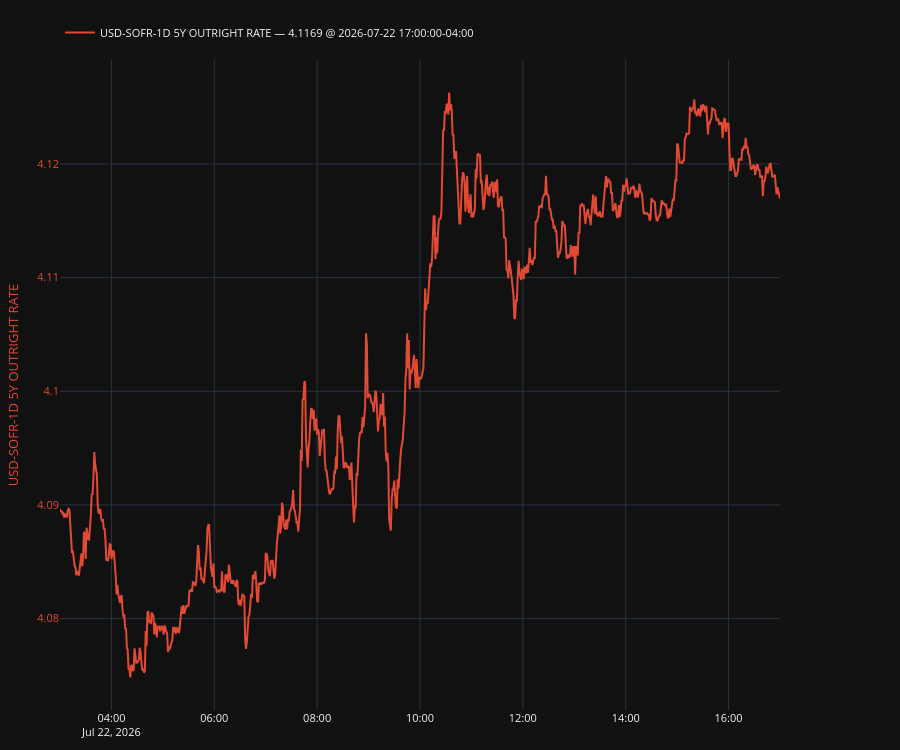

This figure's notebook cell:
### Markdown cell above
### One curve, one day, every published minute

The grid is ~12 hours of 1-minute bars per curve per day, in the curve's own local
session.

### Code cell
day = datetime.date(2026, 7, 22)
minutes = ts.get_timeseries(
    start=NYC_tz.localize(datetime.datetime.combine(day, datetime.time(3, 0))),
    end=NYC_tz.localize(datetime.datetime.combine(day, datetime.time(17, 0))),
    queries=[UnifiedQuery(curve="USD-SOFR-1D", tenor="5Y",
                          value=UnifiedValue.IRS_RATE)],
    freq="1min",
    routers={"IRS": irs_tb},
    ignore_cache_miss=True,
)
print(f"{len(minutes)} minute observations")
display(minutes.describe())
display(minutes)

plot, fig, ax, ax2, legend = make_secondary_axis_plot(engine="plotly")
plot(minutes["USD-SOFR-1D 5Y OUTRIGHT RATE"], which="left")
legend(valfmt="{:.4f}", show_date=True)

### Figure 1 — Plotly figure (JSON) as saved in the notebook; plotly's stock layout.template omitted (floating-point values rounded to 4 significant figures; data arrays with more than 128 entries replaced by an {"elided": "..."} marker saying what was removed)
{"data": [{"line": {"color": "#E24A33"}, "mode": "lines", "name": "USD-SOFR-1D 5Y OUTRIGHT RATE — 4.1169 @ 2026-07-22 17:00:00-04:00", "showlegend": true, "type": "scatter", "x": {"elided": "841 str values"}, "y": {"elided": "841 float values"}, "yaxis": "y"}], "layout": {"font": {"size": 11}, "height": 750, "legend": {"orientation": "h", "x": 0.0, "xanchor": "left", "y": 1.02, "yanchor": "bottom"}, "margin": {"b": 40, "l": 60, "r": 120, "t": 60}, "newshape": {"line": {"color": "red"}}, "title": {}, "xaxis": {"showgrid": true, "showspikes": true, "spikecolor": "white", "spikemode": "across", "spikesnap": "cursor"}, "yaxis": {"showgrid": true, "showspikes": true, "spikecolor": "white", "spikesnap": "cursor", "spikethickness": 0.5, "tickfont": {"color": "#E24A33"}, "title": {"font": {"color": "#E24A33"}, "text": "USD-SOFR-1D 5Y OUTRIGHT RATE"}}}}
